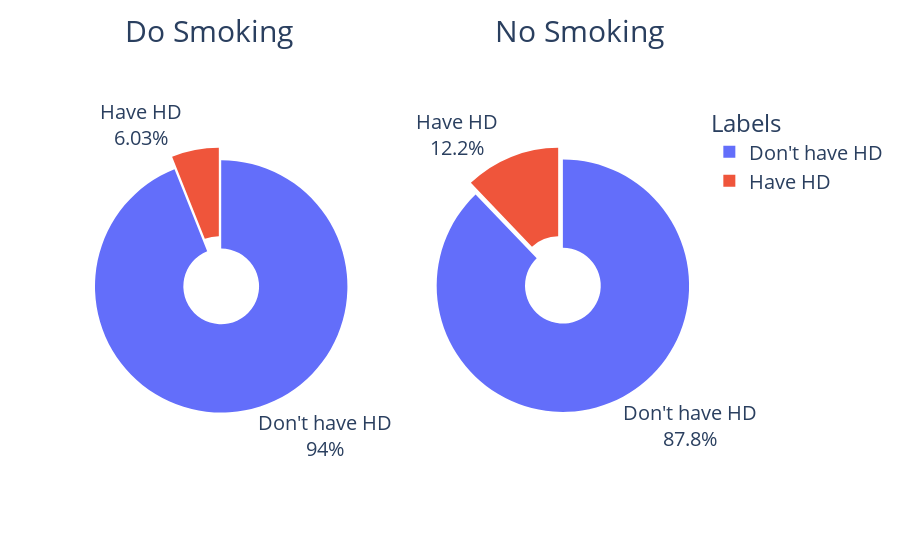
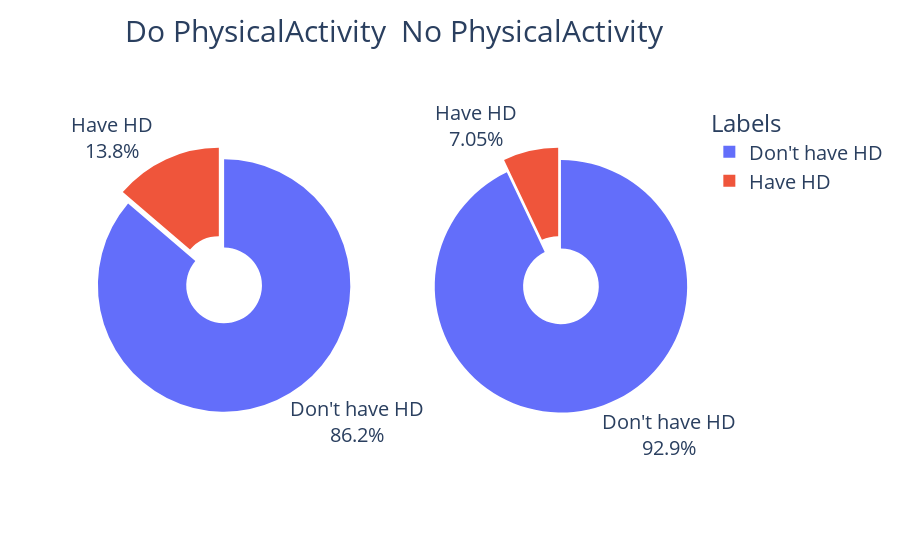
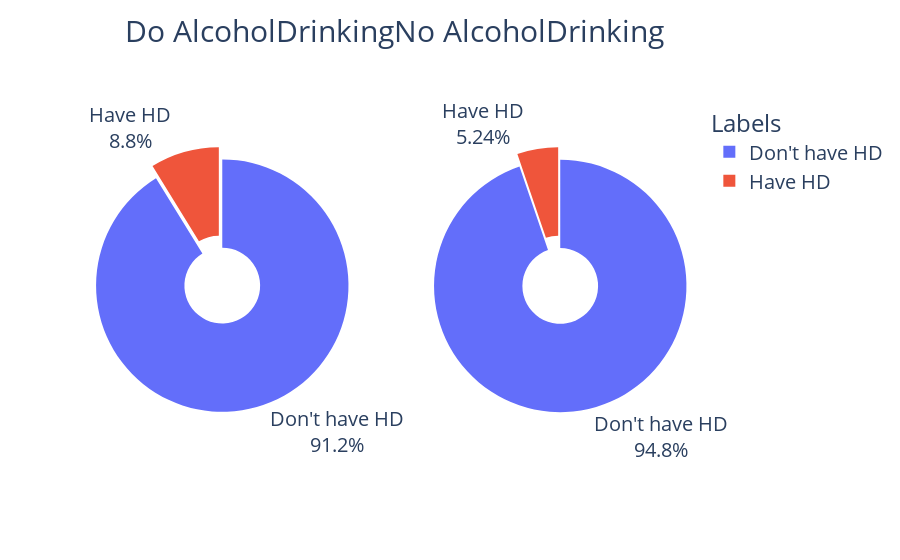

The cell these charts' notebook holds for them, in order:
### Markdown cell above
-----------
## 2 - what are usual activites that people do and can increase the chacne of getting Heart Diseases

### Code cell
cols = ['Smoking', 'PhysicalActivity', 'AlcoholDrinking']
for col in cols:
    fig = make_subplots(rows=1, cols=2, specs=[[{"type": "pie"}, {"type": "pie"}]])
    fig.add_trace(go.Pie(values=df[df[col]=='No'].HeartDisease.value_counts().values, labels=['Don\'t have HD', 'Have HD'],pull=[0.1,0]
                 ), row=1, col=1)
    fig.add_trace(go.Pie(values=df[df[col]=='Yes'].HeartDisease.value_counts().values, labels=['Don\'t have HD', 'Have HD'],pull=[0.1,0]
                 ), row=1, col=2)
    fig.update_traces(textposition='outside',
                      textinfo='percent+label',
                      hole=.3,
    #                   marker = {'colors':px.colors.qualitative.Set1}
                     )
    fig.update_layout(legend_title="Labels",
                      annotations=[dict(text=f'Do {col}', x=0.07, y=1.27, font_size=30, showarrow=False),
                                  dict(text=f'No {col}', x=0.95, y=1.27, font_size=30, showarrow=False)],
                      font=dict(size=20)
                     )
    fig.show()

### Figure 1 — Plotly figure (JSON) as saved in the notebook; plotly's stock layout.template omitted (floating-point values rounded to 4 significant figures)
{"data": [{"domain": {"x": [0, 0.45], "y": [0, 1]}, "hole": 0.3, "labels": ["Don't have HD", "Have HD"], "pull": [0.1, 0], "textinfo": "percent+label", "textposition": "outside", "type": "pie", "values": [176551, 11336]}, {"domain": {"x": [0.55, 1], "y": [0, 1]}, "hole": 0.3, "labels": ["Don't have HD", "Have HD"], "pull": [0.1, 0], "textinfo": "percent+label", "textposition": "outside", "type": "pie", "values": [115871, 16037]}], "layout": {"annotations": [{"font": {"size": 30}, "showarrow": false, "text": "Do Smoking", "x": 0.07, "y": 1.27}, {"font": {"size": 30}, "showarrow": false, "text": "No Smoking", "x": 0.95, "y": 1.27}], "font": {"size": 20}, "legend": {"title": {"text": "Labels"}}}}

### Figure 2 — Plotly figure (JSON) as saved in the notebook; plotly's stock layout.template omitted (floating-point values rounded to 4 significant figures)
{"data": [{"domain": {"x": [0, 0.45], "y": [0, 1]}, "hole": 0.3, "labels": ["Don't have HD", "Have HD"], "pull": [0.1, 0], "textinfo": "percent+label", "textposition": "outside", "type": "pie", "values": [61954, 9884]}, {"domain": {"x": [0.55, 1], "y": [0, 1]}, "hole": 0.3, "labels": ["Don't have HD", "Have HD"], "pull": [0.1, 0], "textinfo": "percent+label", "textposition": "outside", "type": "pie", "values": [230468, 17489]}], "layout": {"annotations": [{"font": {"size": 30}, "showarrow": false, "text": "Do PhysicalActivity", "x": 0.07, "y": 1.27}, {"font": {"size": 30}, "showarrow": false, "text": "No PhysicalActivity", "x": 0.95, "y": 1.27}], "font": {"size": 20}, "legend": {"title": {"text": "Labels"}}}}

### Figure 3 — Plotly figure (JSON) as saved in the notebook; plotly's stock layout.template omitted (floating-point values rounded to 4 significant figures)
{"data": [{"domain": {"x": [0, 0.45], "y": [0, 1]}, "hole": 0.3, "labels": ["Don't have HD", "Have HD"], "pull": [0.1, 0], "textinfo": "percent+label", "textposition": "outside", "type": "pie", "values": [271786, 26232]}, {"domain": {"x": [0.55, 1], "y": [0, 1]}, "hole": 0.3, "labels": ["Don't have HD", "Have HD"], "pull": [0.1, 0], "textinfo": "percent+label", "textposition": "outside", "type": "pie", "values": [20636, 1141]}], "layout": {"annotations": [{"font": {"size": 30}, "showarrow": false, "text": "Do AlcoholDrinking", "x": 0.07, "y": 1.27}, {"font": {"size": 30}, "showarrow": false, "text": "No AlcoholDrinking", "x": 0.95, "y": 1.27}], "font": {"size": 20}, "legend": {"title": {"text": "Labels"}}}}
